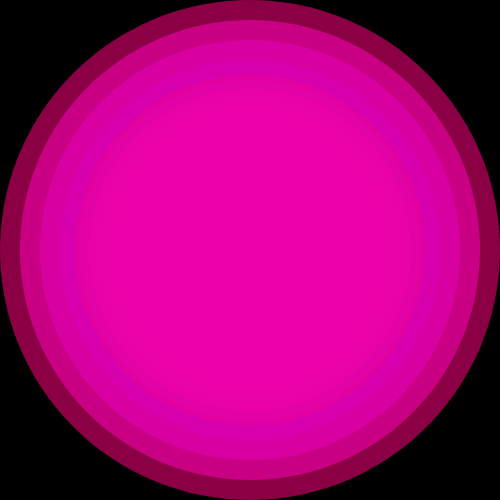
Frame 1 (no input)
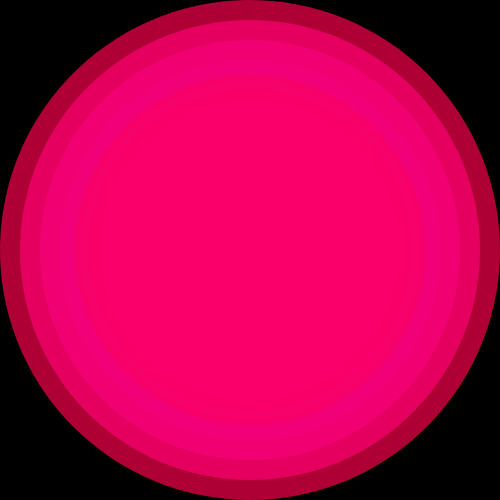
Frame 60 (no input)
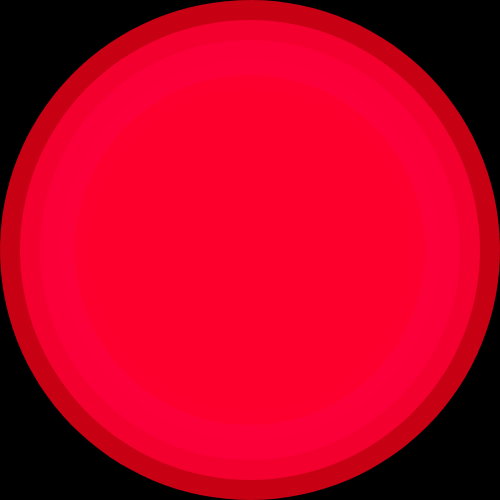
Frame 120 (the mouse pressed at the canvas centre since frame 60)

The p5.js sketch that drew these frames (run headless with seeded random() and noise() and a simulated clock; from frame 60 on, the mouse is pressed at the canvas centre):

// p5.js sketch
// ── sketch.js
let time = 0;
let numRings = 12;
let maxRadius = 250;

function setup() {
  createCanvas(500, 500);
  colorMode(HSB, 360, 100, 100, 1);
  noStroke();
}

function draw() {
  background(0, 0, 0, 1);
  
  translate(width/2, height/2);
  time += 0.01;
  
  for (let i = 0; i < numRings; i++) {
    let radius = map(i, 0, numRings-1, 30, maxRadius);
    let angleOffset = time * (i + 1) * 0.5;
    let hue = (time * 20 + i * 30) % 360;
    
    beginShape();
    for (let a = 0; a < TWO_PI; a += 0.05) {
      let x = cos(a + angleOffset) * radius;
      let y = sin(a + angleOffset) * radius;
      let alpha = map(sin(time + a), -1, 1, 0.3, 0.8);
      
      fill(hue, 100, 100, alpha);
      vertex(x, y);
    }
    endShape(CLOSE);
    
    // Add inner ring for glow effect
    let innerRadius = radius * 0.7;
    beginShape();
    for (let a = 0; a < TWO_PI; a += 0.05) {
      let x = cos(a + angleOffset) * innerRadius;
      let y = sin(a + angleOffset) * innerRadius;
      let alpha = map(sin(time + a), -1, 1, 0.1, 0.4);
      
      fill(hue, 100, 100, alpha);
      vertex(x, y);
    }
    endShape(CLOSE);
  }
}
